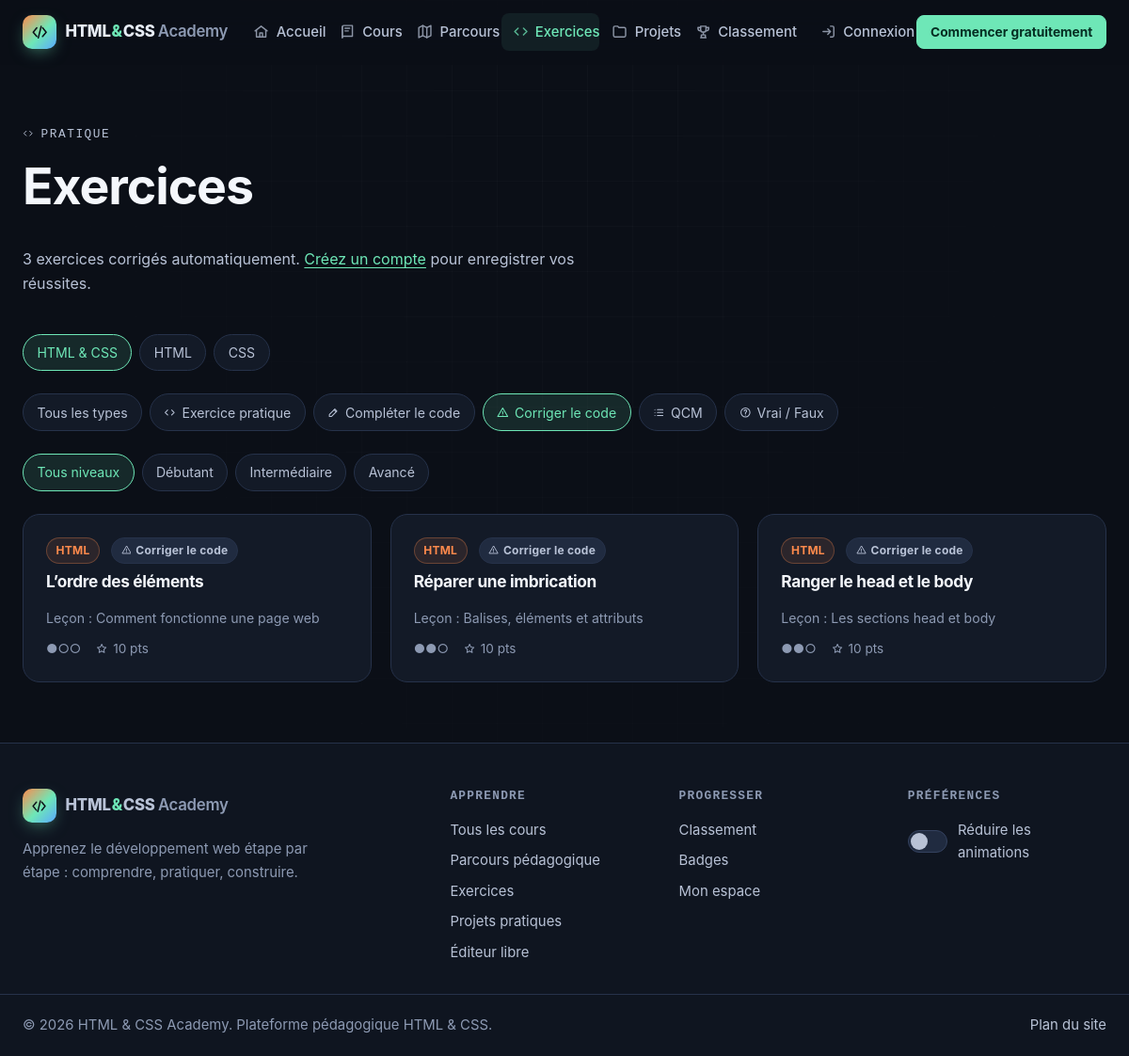
Page /exercices?type=fix on the earlier database version.
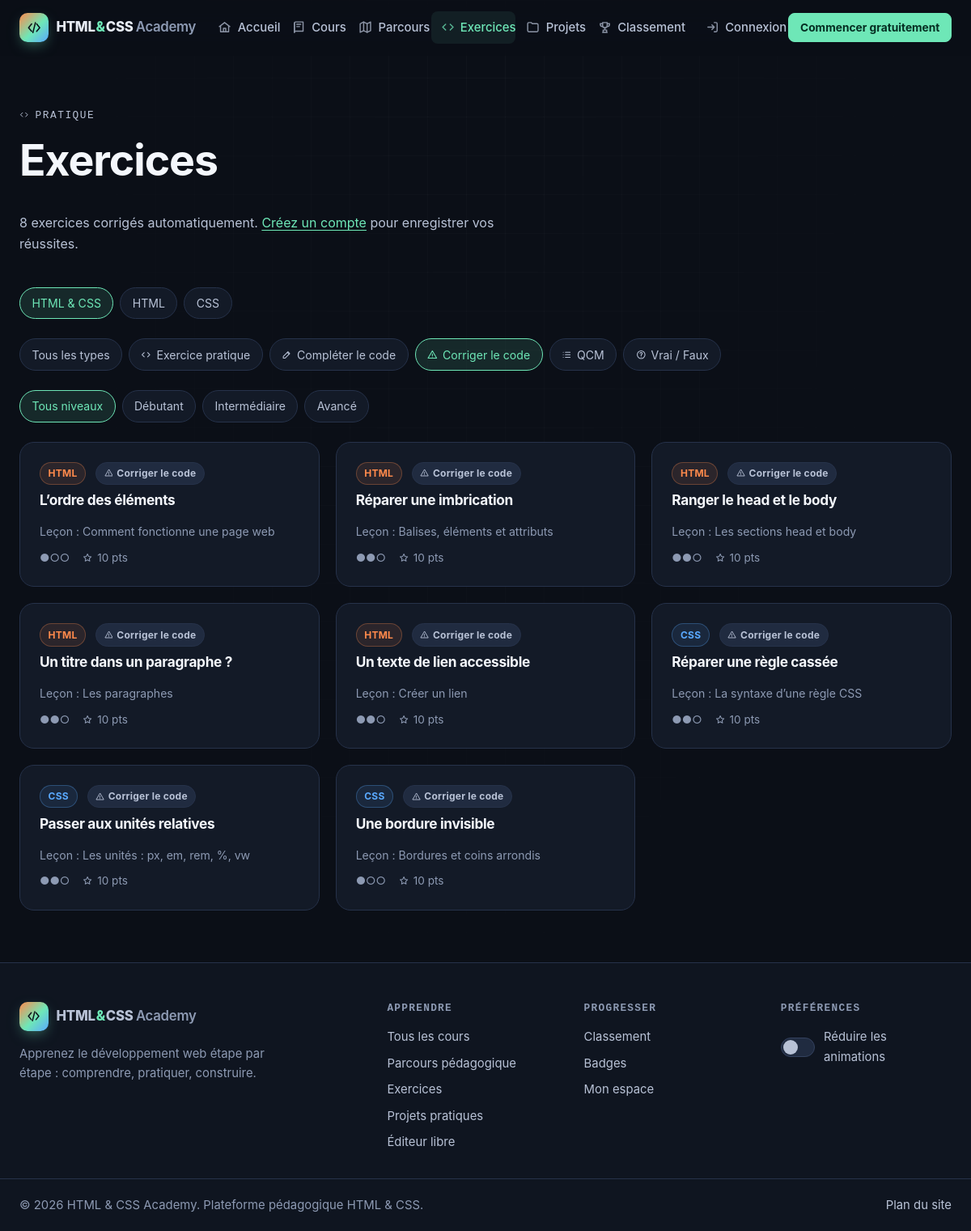
Same page on the later database version.
### tables this page shows
CREATE TABLE exercises (
  id               INT UNSIGNED NOT NULL AUTO_INCREMENT,
  lesson_id        INT UNSIGNED NULL,
  title            VARCHAR(150) NOT NULL,
  slug             VARCHAR(150) NOT NULL,
  type             ENUM('code','fill','fix','qcm','truefalse') NOT NULL DEFAULT 'code',
  difficulty       TINYINT UNSIGNED NOT NULL DEFAULT 1,
  instructions     TEXT         NOT NULL,
  starter_html     TEXT         NULL,
  starter_css      TEXT         NULL,
  solution_html    TEXT         NULL,
  solution_css     TEXT         NULL,
  validation_rules JSON         NULL COMMENT 'Règles de vérification automatique',
  hint             TEXT         NULL,
  explanation      TEXT         NULL,
  points           SMALLINT UNSIGNED NOT NULL DEFAULT 10,
  sort_order       SMALLINT     NOT NULL DEFAULT 0,
  created_at       DATETIME     NOT NULL DEFAULT CURRENT_TIMESTAMP,
  updated_at       DATETIME     NOT NULL DEFAULT CURRENT_TIMESTAMP ON UPDATE CURRENT_TIMESTAMP,
  PRIMARY KEY (id),
  UNIQUE KEY uq_exercises_slug (slug),
  KEY idx_exercises_lesson (lesson_id, sort_order),
  KEY idx_exercises_type (type),
  CONSTRAINT fk_exercises_lesson FOREIGN KEY (lesson_id) REFERENCES lessons (id) ON DELETE SET NULL,
  CONSTRAINT chk_exercises_difficulty CHECK (difficulty BETWEEN 1 AND 3)
);

CREATE TABLE categories (
  id          INT UNSIGNED NOT NULL AUTO_INCREMENT,
  name        VARCHAR(80)  NOT NULL,
  slug        VARCHAR(80)  NOT NULL,
  description TEXT         NULL,
  color       VARCHAR(20)  NOT NULL DEFAULT '#6ee7b7',
  sort_order  SMALLINT     NOT NULL DEFAULT 0,
  created_at  DATETIME     NOT NULL DEFAULT CURRENT_TIMESTAMP,
  updated_at  DATETIME     NOT NULL DEFAULT CURRENT_TIMESTAMP ON UPDATE CURRENT_TIMESTAMP,
  PRIMARY KEY (id),
  UNIQUE KEY uq_categories_slug (slug)
);

CREATE TABLE lessons (
  id               INT UNSIGNED NOT NULL AUTO_INCREMENT,
  module_id        INT UNSIGNED NOT NULL,
  title            VARCHAR(150) NOT NULL,
  slug             VARCHAR(150) NOT NULL,
  duration_minutes SMALLINT UNSIGNED NOT NULL DEFAULT 10,
  introduction     TEXT         NOT NULL,
  objectives       JSON         NULL COMMENT 'Liste des objectifs',
  prerequisites    JSON         NULL COMMENT 'Liste des prérequis',
  theory           MEDIUMTEXT   NOT NULL COMMENT 'Explication théorique (Markdown restreint)',
  syntax_code      TEXT         NULL COMMENT 'Syntaxe minimale',
  simple_html      TEXT         NULL,
  simple_css       TEXT         NULL,
  example_html     MEDIUMTEXT   NULL COMMENT 'Exemple détaillé (HTML)',
  example_css      MEDIUMTEXT   NULL COMMENT 'Exemple détaillé (CSS)',
  line_by_line     JSON         NULL COMMENT '[[code, explication], ...]',
  reference_items  JSON         NULL COMMENT '[[balise/propriété, description], ...]',
  common_mistakes  JSON         NULL,
  best_practices   JSON         NULL,
  practical        TEXT         NULL COMMENT 'Utilisation dans un vrai projet (Markdown)',
  summary_points   JSON         NULL,
  challenge        TEXT         NULL,
  is_published     TINYINT(1)   NOT NULL DEFAULT 1,
  sort_order       SMALLINT     NOT NULL DEFAULT 0,
  created_at       DATETIME     NOT NULL DEFAULT CURRENT_TIMESTAMP,
  updated_at       DATETIME     NOT NULL DEFAULT CURRENT_TIMESTAMP ON UPDATE CURRENT_TIMESTAMP,
  PRIMARY KEY (id),
  UNIQUE KEY uq_lessons_slug (slug),
  KEY idx_lessons_module (module_id, sort_order),
  KEY idx_lessons_published (is_published),
  CONSTRAINT fk_lessons_module FOREIGN KEY (module_id) REFERENCES modules (id) ON DELETE CASCADE
);

CREATE TABLE settings (
  id            INT UNSIGNED NOT NULL AUTO_INCREMENT,
  setting_key   VARCHAR(80)  NOT NULL,
  setting_value TEXT         NULL,
  label         VARCHAR(150) NOT NULL DEFAULT '',
  created_at    DATETIME     NOT NULL DEFAULT CURRENT_TIMESTAMP,
  updated_at    DATETIME     NOT NULL DEFAULT CURRENT_TIMESTAMP ON UPDATE CURRENT_TIMESTAMP,
  PRIMARY KEY (id),
  UNIQUE KEY uq_settings_key (setting_key)
);

### includes/navbar.php (called while the page is built, shortened)
<span class="brand__mark"><?= icon('logo') ?></span>

### includes/bootstrap.php (called while the page is built, shortened)
<?php
spl_autoload_register(static function (string $class): void {
    $file = ROOT_PATH . '/includes/classes/' . basename(str_replace('\\', '/', $class)) . '.php';
});
require ROOT_PATH . '/includes/functions.php';

### includes/classes/ExerciseModel.php (called while the page is built, shortened)
<?php
final class ExerciseModel
{
    public static function catalog(string $category = '', string $type = '', int $level = 0): array
    {
        $where = ['1 = 1'];
        $params = [];
        if ($type !== '' && isset(self::TYPES[$type])) {
            $where[] = 'e.type = ?';
            $params[] = $type;
        }
        return Database::fetchAll(
            self::BASE_SELECT . ' WHERE ' . implode(' AND ', $where) . '
             ORDER BY c.level, cat.sort_order, c.sort_order, m.sort_order, l.sort_order, e.sort_order, e.id',
            $params
        );
    }
}

### config/database.php (called while the page is built, shortened)
<?php
$env = static fn (string $key, $default = null) => ($v = getenv($key)) !== false ? $v : $default;
$database = [
    'host'     => $env('DB_HOST', '127.0.0.1'),
    'port'     => (int) $env('DB_PORT', 3306),
    'socket'   => $env('DB_SOCKET', ''),
    'name'     => $env('DB_NAME', 'html_css_academy'),
    'user'     => $env('DB_USER', 'root'),
    'pass'     => $env('DB_PASS', ''),
    'charset'  => 'utf8mb4',
];
$local = __DIR__ . '/local.php';
return $database;

### includes/classes/Database.php (called while the page is built, shortened)
<?php
final class Database
{
    private static ?PDO $pdo = null;
    public static function connection(): PDO
    {
        if (self::$pdo === null) {
            $cfg = require ROOT_PATH . '/config/database.php';
            $dsn = $cfg['socket'] !== ''
                ? sprintf('mysql:unix_socket=%s;dbname=%s;charset=%s', $cfg['socket'], $cfg['name'], $cfg['charset'])
                : sprintf('mysql:host=%s;port=%d;dbname=%s;charset=%s', $cfg['host'], $cfg['port'], $cfg['name'], $cfg['charset']);
            self::$pdo = new PDO($dsn, $cfg['user'], $cfg['pass'], [
                PDO::ATTR_ERRMODE            => PDO::ERRMODE_EXCEPTION,
                PDO::ATTR_DEFAULT_FETCH_MODE => PDO::FETCH_ASSOC,
                PDO::ATTR_EMULATE_PREPARES   => false,
                PDO::ATTR_STRINGIFY_FETCHES  => false,
            ]);
            self::$pdo->exec("SET time_zone = '" . (new DateTime())->format('P') . "'");
        }
        return self::$pdo;
    }
    public static function run(string $sql, array $params = []): PDOStatement
    {
        $stmt = self::connection()->prepare($sql);
        $stmt->execute($params);
        return $stmt;
    }
    public static function fetchAll(string $sql, array $params = []): array
    {
        return self::run($sql, $params)->fetchAll();
    }
}

### includes/classes/SettingModel.php (called while the page is built, shortened)
<?php
final class SettingModel
{
    private static ?array $cache = null;
    public static function all(): array
    {
        if (self::$cache === null) {
            self::$cache = [];
            try {
                foreach (Database::fetchAll('SELECT setting_key, setting_value, label FROM settings ORDER BY id') as $row) {
                    self::$cache[$row['setting_key']] = $row;
                }
            } catch (Throwable $e) {
                Logger::error('Settings unavailable: ' . $e->getMessage());
            }
        }
        return self::$cache;
    }
    public static function get(string $key, string $default = ''): string
    {
        return (string) (self::all()[$key]['setting_value'] ?? $default);
    }
}

### exercises/index.php (the view, shortened to what the rows shown need)
<?php
require __DIR__ . '/../includes/bootstrap.php';
$category = in_array(input('categorie'), ['html', 'css'], true) ? input('categorie') : '';
$type = array_key_exists(input('type'), ExerciseModel::TYPES) ? input('type') : '';
$level = query_int('niveau');
$exercises = ExerciseModel::catalog($category, $type, $level);
$user = current_user();
$passed = $user ? ExerciseModel::passedIds((int) $user['id']) : [];
$icons = ['code' => 'code', 'fill' => 'edit', 'fix' => 'alert', 'qcm' => 'list', 'truefalse' => 'question'];
require ROOT_PATH . '/includes/header.php';
?>
<header class="page-head container">
  <h1>Exercices</h1>
</header>
<div class="container">
  <?php if (!$exercises): ?>
    <p class="empty"><?= icon('code') ?><br>Aucun exercice ne correspond à ces filtres.</p>
  <?php else: ?>
    <div class="grid grid--3">
      <?php foreach ($exercises as $ex): $isDone = isset($passed[(int) $ex['id']]); ?>
        <a class="card card--hover card--link exercise-card<?= $isDone ? ' is-done' : '' ?>" href="<?= e(route('exercise', $ex['slug'])) ?>">
          <div class="btn-row">
            <?php if ($ex['category_slug']): ?><span class="tag tag--<?= e($ex['category_slug']) ?>"><?= e($ex['category_name']) ?></span><?php endif; ?>
            <span class="tag"><?= icon($icons[$ex['type']], 'icon icon--sm') ?> <?= e(ExerciseModel::TYPES[$ex['type']]) ?></span>
          </div>
          <h2 class="card__title" style="font-size:1.08rem"><?= e($ex['title']) ?></h2>
          <?php if ($ex['lesson_title']): ?><p class="muted" style="margin:0;font-size:.88rem">Leçon : <?= e($ex['lesson_title']) ?></p><?php endif; ?>
          <div class="card__meta" style="margin-top:auto">
            <span><?= str_repeat('●', (int) $ex['difficulty']) . str_repeat('○', 3 - (int) $ex['difficulty']) ?></span>
            <span><?= icon('star', 'icon icon--sm') ?> <?= (int) $ex['points'] ?> pts</span>
          </div>
        </a>
      <?php endforeach; ?>
    </div>
  <?php endif; ?>
</div>
<?php require ROOT_PATH . '/includes/footer.php'; ?>

### includes/functions.php (shortened to what the rows shown need)
<?php
function config(string $key, $default = null)
{
    $value = $GLOBALS['__config'];
    foreach (explode('.', $key) as $part) {
        $value = $value[$part];
    }
    return $value;
}
function e($value): string
{
    return htmlspecialchars((string) $value, ENT_QUOTES | ENT_SUBSTITUTE, 'UTF-8');
}
function base_path(): string
{
    static $base = null;
    if ($base !== null) {
        return $base;
    }
    $docRoot = realpath($_SERVER['DOCUMENT_ROOT'] ?? '') ?: '';
    $root = realpath(ROOT_PATH) ?: ROOT_PATH;
    if ($docRoot !== '' && str_starts_with($root, $docRoot)) {
        return $base = rtrim(str_replace('\\', '/', substr($root, strlen($docRoot))), '/');
    }
    return $base = '';
}
function url(string $path = ''): string
{
    return base_path() . '/' . ltrim($path, '/');
}
function route(string $name, ?string $param = null): string
{
    $pretty = [
        'home'        => '',
        'courses'     => 'cours',
        'course'      => 'cours/%s',
        'lesson'      => 'lecon/%s',
        'path'        => 'parcours',
        'exercises'   => 'exercices',
        'exercise'    => 'exercice/%s',
        'projects'    => 'projets',
        'project'     => 'projet/%s',
        'leaderboard' => 'classement',
        'playground'  => 'editeur',
        'certificate' => 'certificat/%s',
    ];
    $plain = [
        'home'        => '',
        'courses'     => 'courses/index.php',
        'course'      => 'courses/course.php?slug=%s',
        'lesson'      => 'courses/lesson.php?slug=%s',
        'path'        => 'parcours.php',
        'exercises'   => 'exercises/index.php',
        'exercise'    => 'exercises/exercise.php?slug=%s',
        'projects'    => 'projects/index.php',
        'project'     => 'projects/project.php?slug=%s',
        'leaderboard' => 'leaderboard.php',
        'playground'  => 'playground.php',
        'certificate' => 'certificate.php?id=%s',
    ];
    $map = config('app.pretty_urls') ? $pretty : $plain;
    $pattern = $map[$name] ?? $name;
    return url($param !== null ? sprintf($pattern, rawurlencode($param)) : $pattern);
}
function input(string $key, string $default = ''): string
{
    $v = $_POST[$key] ?? $_GET[$key] ?? $default;
    return is_string($v) ? trim($v) : $default;
}
function query_int(string $key, int $default = 0): int
{
    $v = filter_var($_GET[$key] ?? null, FILTER_VALIDATE_INT);
    return $v === false || $v === null ? $default : (int) $v;
}
function icon(string $name, string $class = 'icon'): string
{
    return sprintf(
        '<svg class="%s" aria-hidden="true" focusable="false"><use href="%s#%s"></use></svg>',
        e($class),
        e(url('assets/icons/sprite.svg')),
        e($name)
    );
}
function setting(string $key, string $default = ''): string
{
    return SettingModel::get($key, $default);
}

### includes/footer.php (shortened to what the rows shown need)
  </main>
  <footer class="site-footer">
    <div class="container site-footer__grid">
      <nav aria-label="Apprendre">
        <h2 class="site-footer__title">Apprendre</h2>
      </nav>
      <nav aria-label="Communauté">
        <h2 class="site-footer__title">Progresser</h2>
      </nav>
      <div>
        <h2 class="site-footer__title">Préférences</h2>
      </div>
    </div>
    <div class="container site-footer__bottom">
      <p>&copy; <?= date('Y') ?> <?= e(setting('site_name', config('app.name'))) ?>. Plateforme pédagogique HTML &amp; CSS.</p>
      <p><a href="<?= e(url('sitemap.xml')) ?>">Plan du site</a></p>
    </div>
  </footer>
</body>
</html>

Differences in the rows shown:
added exercises: categories.name "HTML", type "Corriger le code", title "Un titre dans un paragraphe ?", lesson.title "Les paragraphes", difficulty "●●", difficulty "○", points "10"
added exercises: categories.name "HTML", type "Corriger le code", title "Un texte de lien accessible", lesson.title "Créer un lien", difficulty "●●", difficulty "○", points "10"
added exercises: categories.name "CSS", type "Corriger le code", title "Réparer une règle cassée", lesson.title "La syntaxe d’une règle CSS", difficulty "●●", difficulty "○", points "10"
added exercises: categories.name "CSS", type "Corriger le code", title "Passer aux unités relatives", lesson.title "Les unités : px, em, rem, %, vw", difficulty "●●", difficulty "○", points "10"
added exercises: categories.name "CSS", type "Corriger le code", title "Une bordure invisible", lesson.title "Bordures et coins arrondis", difficulty "●", difficulty "○○", points "10"
Other differences:
count($exercises): "3" → "8"
